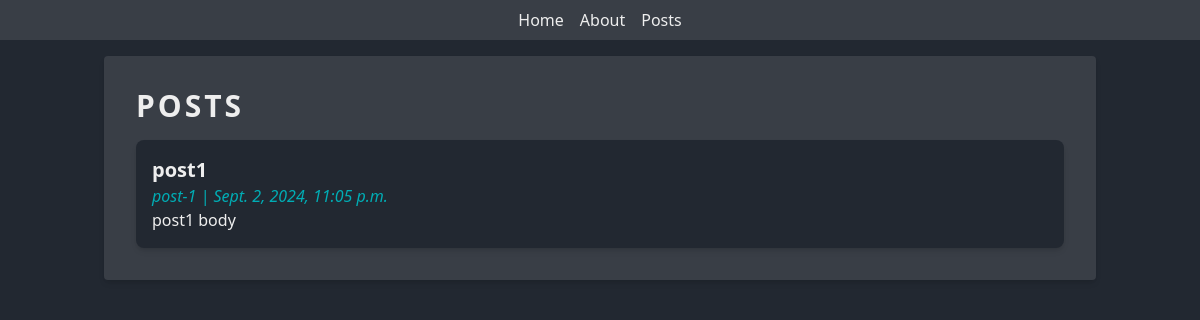
The app's page /posts/, older data.
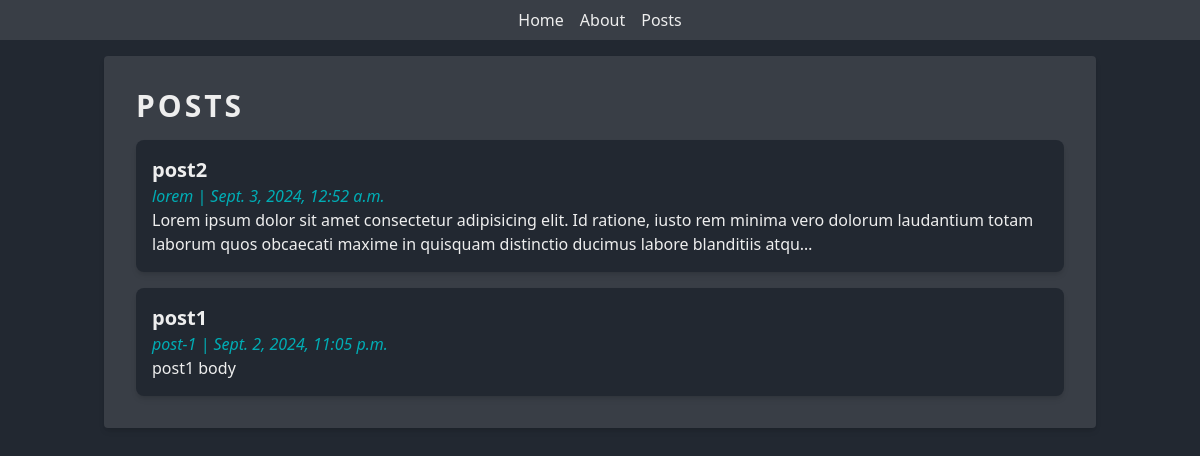
The same page, newer data.
### posts/models.py (models this page shows, shortened)
class Post(models.Model):
    title = models.CharField(max_length=255)
    body = models.TextField()
    slug = models.SlugField()
    created_at = models.DateTimeField(auto_now_add=True)
    updated_at = models.DateTimeField(auto_now=True)
    banner = models.ImageField(default="fallback.png", blank=True)

### posts/views.py (the view)
# urls.py: path("posts/", include("posts.urls")),
def posts(request: HttpRequest) -> HttpResponse:
    return render(
        request,
        "posts/posts_list.html",
        {
            "posts": Post.objects.all().order_by("created_at").reverse(),
        },
    )

### posts/templates/posts/posts_list.html (shortened to what this page needs)
{% extends "layout.html" %}
{% block content %}
<div class="container mx-auto p-4">
    <h1 class="text-3xl font-bold uppercase tracking-widest">Posts</h1>
    {% for post in posts %}
        <article class="mt-4 p-4 bg-darkest rounded-lg shadow-md" onclick="location.href='{% url 'posts:page' slug=post.slug %}'">
            <h2 class="text-xl font-bold">{{ post.title }}</h2>
            <i class="text-secondary">{{ post.slug }} | {{ post.created_at }}</i>
            <p>{{ post.body | truncatechars:200 }}</p>
        </article>
    {% endfor %}
</div>
{% endblock content %}

Row changes from the older to the newer data that the page shows:
added Post: title "post2", slug "lorem", created_at "Sept. 3, 2024, 12:52 a.m.", body "Lorem ipsum dolor sit amet consectetur adipisicing elit. Id ratione, iusto rem minima vero dolorum laudantium totam laborum quos obcaecati maxime in quisquam distinctio ducimus labore blanditiis atqu…"
